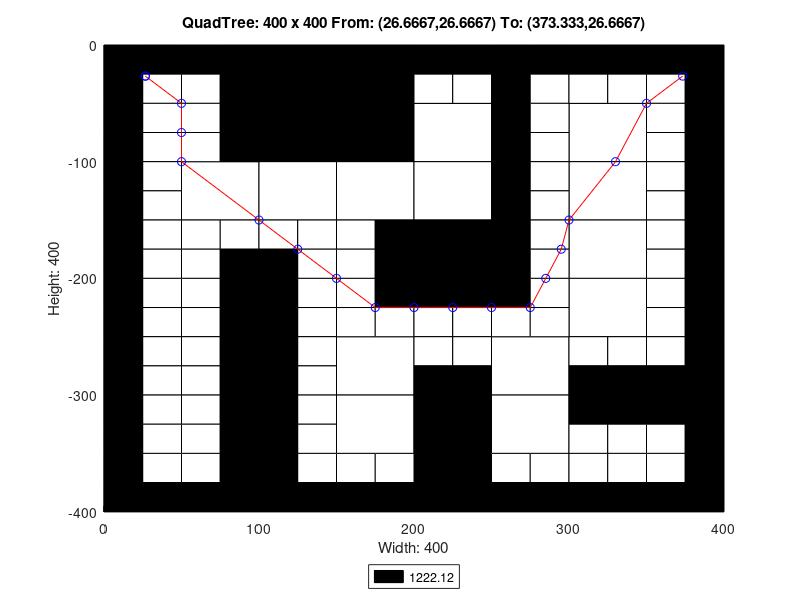

The MATLAB source for this figure:
axis([0 400 -400 0]);
title('QuadTree: 400 x 400 From: (26.6667,26.6667) To: (373.333,26.6667)');
xlabel('Width: 400');
ylabel('Height: 400');
rectangle('Position',[100 -100 100 100], 'FaceColor',[0 0 0]);
rectangle('Position',[50 -150 50 50], 'FaceColor',[1 1 1]);
rectangle('Position',[100 -150 50 50], 'FaceColor',[1 1 1]);
rectangle('Position',[150 -150 50 50], 'FaceColor',[1 1 1]);
rectangle('Position',[200 -100 50 50], 'FaceColor',[1 1 1]);
rectangle('Position',[300 -100 50 50], 'FaceColor',[1 1 1]);
rectangle('Position',[200 -150 50 50], 'FaceColor',[1 1 1]);
rectangle('Position',[200 -200 50 50], 'FaceColor',[0 0 0]);
rectangle('Position',[300 -150 50 50], 'FaceColor',[1 1 1]);
rectangle('Position',[300 -200 50 50], 'FaceColor',[1 1 1]);
rectangle('Position',[150 -300 50 50], 'FaceColor',[1 1 1]);
rectangle('Position',[150 -350 50 50], 'FaceColor',[1 1 1]);
rectangle('Position',[250 -300 50 50], 'FaceColor',[1 1 1]);
rectangle('Position',[300 -250 50 50], 'FaceColor',[1 1 1]);
rectangle('Position',[200 -350 50 50], 'FaceColor',[0 0 0]);
rectangle('Position',[250 -350 50 50], 'FaceColor',[1 1 1]);
rectangle('Position',[200 -400 50 50], 'FaceColor',[0 0 0]);
rectangle('Position',[0 -25 25 25], 'FaceColor',[0 0 0]);
rectangle('Position',[25 -25 25 25], 'FaceColor',[0 0 0]);
rectangle('Position',[0 -50 25 25], 'FaceColor',[0 0 0]);
rectangle('Position',[25 -50 25 25], 'FaceColor',[1 1 1]);
rectangle('Position',[50 -25 25 25], 'FaceColor',[0 0 0]);
rectangle('Position',[75 -25 25 25], 'FaceColor',[0 0 0]);
rectangle('Position',[50 -50 25 25], 'FaceColor',[1 1 1]);
rectangle('Position',[75 -50 25 25], 'FaceColor',[0 0 0]);
rectangle('Position',[0 -75 25 25], 'FaceColor',[0 0 0]);
rectangle('Position',[25 -75 25 25], 'FaceColor',[1 1 1]);
rectangle('Position',[0 -100 25 25], 'FaceColor',[0 0 0]);
rectangle('Position',[25 -100 25 25], 'FaceColor',[1 1 1]);
rectangle('Position',[50 -75 25 25], 'FaceColor',[1 1 1]);
rectangle('Position',[75 -75 25 25], 'FaceColor',[0 0 0]);
rectangle('Position',[50 -100 25 25], 'FaceColor',[1 1 1]);
rectangle('Position',[75 -100 25 25], 'FaceColor',[0 0 0]);
rectangle('Position',[0 -125 25 25], 'FaceColor',[0 0 0]);
rectangle('Position',[25 -125 25 25], 'FaceColor',[1 1 1]);
rectangle('Position',[0 -150 25 25], 'FaceColor',[0 0 0]);
rectangle('Position',[25 -150 25 25], 'FaceColor',[1 1 1]);
rectangle('Position',[0 -175 25 25], 'FaceColor',[0 0 0]);
rectangle('Position',[25 -175 25 25], 'FaceColor',[1 1 1]);
rectangle('Position',[0 -200 25 25], 'FaceColor',[0 0 0]);
rectangle('Position',[25 -200 25 25], 'FaceColor',[1 1 1]);
rectangle('Position',[50 -175 25 25], 'FaceColor',[1 1 1]);
rectangle('Position',[75 -175 25 25], 'FaceColor',[1 1 1]);
rectangle('Position',[50 -200 25 25], 'FaceColor',[1 1 1]);
rectangle('Position',[75 -200 25 25], 'FaceColor',[0 0 0]);
rectangle('Position',[100 -175 25 25], 'FaceColor',[1 1 1]);
rectangle('Position',[125 -175 25 25], 'FaceColor',[1 1 1]);
rectangle('Position',[100 -200 25 25], 'FaceColor',[0 0 0]);
rectangle('Position',[125 -200 25 25], 'FaceColor',[1 1 1]);
rectangle('Position',[150 -175 25 25], 'FaceColor',[1 1 1]);
rectangle('Position',[175 -175 25 25], 'FaceColor',[0 0 0]);
rectangle('Position',[150 -200 25 25], 'FaceColor',[1 1 1]);
rectangle('Position',[175 -200 25 25], 'FaceColor',[0 0 0]);
rectangle('Position',[200 -25 25 25], 'FaceColor',[0 0 0]);
rectangle('Position',[225 -25 25 25], 'FaceColor',[0 0 0]);
rectangle('Position',[200 -50 25 25], 'FaceColor',[1 1 1]);
rectangle('Position',[225 -50 25 25], 'FaceColor',[1 1 1]);
rectangle('Position',[250 -25 25 25], 'FaceColor',[0 0 0]);
rectangle('Position',[275 -25 25 25], 'FaceColor',[0 0 0]);
rectangle('Position',[250 -50 25 25], 'FaceColor',[0 0 0]);
rectangle('Position',[275 -50 25 25], 'FaceColor',[1 1 1]);
rectangle('Position',[250 -75 25 25], 'FaceColor',[0 0 0]);
rectangle('Position',[275 -75 25 25], 'FaceColor',[1 1 1]);
rectangle('Position',[250 -100 25 25], 'FaceColor',[0 0 0]);
rectangle('Position',[275 -100 25 25], 'FaceColor',[1 1 1]);
rectangle('Position',[300 -25 25 25], 'FaceColor',[0 0 0]);
rectangle('Position',[325 -25 25 25], 'FaceColor',[0 0 0]);
rectangle('Position',[300 -50 25 25], 'FaceColor',[1 1 1]);
rectangle('Position',[325 -50 25 25], 'FaceColor',[1 1 1]);
rectangle('Position',[350 -25 25 25], 'FaceColor',[0 0 0]);
rectangle('Position',[375 -25 25 25], 'FaceColor',[0 0 0]);
rectangle('Position',[350 -50 25 25], 'FaceColor',[1 1 1]);
rectangle('Position',[375 -50 25 25], 'FaceColor',[0 0 0]);
rectangle('Position',[350 -75 25 25], 'FaceColor',[1 1 1]);
rectangle('Position',[375 -75 25 25], 'FaceColor',[0 0 0]);
rectangle('Position',[350 -100 25 25], 'FaceColor',[1 1 1]);
rectangle('Position',[375 -100 25 25], 'FaceColor',[0 0 0]);
rectangle('Position',[250 -125 25 25], 'FaceColor',[0 0 0]);
rectangle('Position',[275 -125 25 25], 'FaceColor',[1 1 1]);
rectangle('Position',[250 -150 25 25], 'FaceColor',[0 0 0]);
rectangle('Position',[275 -150 25 25], 'FaceColor',[1 1 1]);
rectangle('Position',[250 -175 25 25], 'FaceColor',[0 0 0]);
rectangle('Position',[275 -175 25 25], 'FaceColor',[1 1 1]);
rectangle('Position',[250 -200 25 25], 'FaceColor',[0 0 0]);
rectangle('Position',[275 -200 25 25], 'FaceColor',[1 1 1]);
rectangle('Position',[350 -125 25 25], 'FaceColor',[1 1 1]);
rectangle('Position',[375 -125 25 25], 'FaceColor',[0 0 0]);
rectangle('Position',[350 -150 25 25], 'FaceColor',[1 1 1]);
rectangle('Position',[375 -150 25 25], 'FaceColor',[0 0 0]);
rectangle('Position',[350 -175 25 25], 'FaceColor',[1 1 1]);
rectangle('Position',[375 -175 25 25], 'FaceColor',[0 0 0]);
rectangle('Position',[350 -200 25 25], 'FaceColor',[1 1 1]);
rectangle('Position',[375 -200 25 25], 'FaceColor',[0 0 0]);
rectangle('Position',[0 -225 25 25], 'FaceColor',[0 0 0]);
rectangle('Position',[25 -225 25 25], 'FaceColor',[1 1 1]);
rectangle('Position',[0 -250 25 25], 'FaceColor',[0 0 0]);
rectangle('Position',[25 -250 25 25], 'FaceColor',[1 1 1]);
rectangle('Position',[50 -225 25 25], 'FaceColor',[1 1 1]);
rectangle('Position',[75 -225 25 25], 'FaceColor',[0 0 0]);
rectangle('Position',[50 -250 25 25], 'FaceColor',[1 1 1]);
rectangle('Position',[75 -250 25 25], 'FaceColor',[0 0 0]);
rectangle('Position',[0 -275 25 25], 'FaceColor',[0 0 0]);
rectangle('Position',[25 -275 25 25], 'FaceColor',[1 1 1]);
rectangle('Position',[0 -300 25 25], 'FaceColor',[0 0 0]);
rectangle('Position',[25 -300 25 25], 'FaceColor',[1 1 1]);
rectangle('Position',[50 -275 25 25], 'FaceColor',[1 1 1]);
rectangle('Position',[75 -275 25 25], 'FaceColor',[0 0 0]);
rectangle('Position',[50 -300 25 25], 'FaceColor',[1 1 1]);
rectangle('Position',[75 -300 25 25], 'FaceColor',[0 0 0]);
rectangle('Position',[100 -225 25 25], 'FaceColor',[0 0 0]);
rectangle('Position',[125 -225 25 25], 'FaceColor',[1 1 1]);
rectangle('Position',[100 -250 25 25], 'FaceColor',[0 0 0]);
rectangle('Position',[125 -250 25 25], 'FaceColor',[1 1 1]);
rectangle('Position',[150 -225 25 25], 'FaceColor',[1 1 1]);
rectangle('Position',[175 -225 25 25], 'FaceColor',[0 0 0]);
rectangle('Position',[150 -250 25 25], 'FaceColor',[1 1 1]);
rectangle('Position',[175 -250 25 25], 'FaceColor',[1 1 1]);
rectangle('Position',[100 -275 25 25], 'FaceColor',[0 0 0]);
rectangle('Position',[125 -275 25 25], 'FaceColor',[1 1 1]);
rectangle('Position',[100 -300 25 25], 'FaceColor',[0 0 0]);
rectangle('Position',[125 -300 25 25], 'FaceColor',[1 1 1]);
rectangle('Position',[0 -325 25 25], 'FaceColor',[0 0 0]);
rectangle('Position',[25 -325 25 25], 'FaceColor',[1 1 1]);
rectangle('Position',[0 -350 25 25], 'FaceColor',[0 0 0]);
rectangle('Position',[25 -350 25 25], 'FaceColor',[1 1 1]);
rectangle('Position',[50 -325 25 25], 'FaceColor',[1 1 1]);
rectangle('Position',[75 -325 25 25], 'FaceColor',[0 0 0]);
rectangle('Position',[50 -350 25 25], 'FaceColor',[1 1 1]);
rectangle('Position',[75 -350 25 25], 'FaceColor',[0 0 0]);
rectangle('Position',[0 -375 25 25], 'FaceColor',[0 0 0]);
rectangle('Position',[25 -375 25 25], 'FaceColor',[1 1 1]);
rectangle('Position',[0 -400 25 25], 'FaceColor',[0 0 0]);
rectangle('Position',[25 -400 25 25], 'FaceColor',[0 0 0]);
rectangle('Position',[50 -375 25 25], 'FaceColor',[1 1 1]);
rectangle('Position',[75 -375 25 25], 'FaceColor',[0 0 0]);
rectangle('Position',[50 -400 25 25], 'FaceColor',[0 0 0]);
rectangle('Position',[75 -400 25 25], 'FaceColor',[0 0 0]);
rectangle('Position',[100 -325 25 25], 'FaceColor',[0 0 0]);
rectangle('Position',[125 -325 25 25], 'FaceColor',[1 1 1]);
rectangle('Position',[100 -350 25 25], 'FaceColor',[0 0 0]);
rectangle('Position',[125 -350 25 25], 'FaceColor',[1 1 1]);
rectangle('Position',[100 -375 25 25], 'FaceColor',[0 0 0]);
rectangle('Position',[125 -375 25 25], 'FaceColor',[1 1 1]);
rectangle('Position',[100 -400 25 25], 'FaceColor',[0 0 0]);
rectangle('Position',[125 -400 25 25], 'FaceColor',[0 0 0]);
rectangle('Position',[150 -375 25 25], 'FaceColor',[1 1 1]);
rectangle('Position',[175 -375 25 25], 'FaceColor',[1 1 1]);
rectangle('Position',[150 -400 25 25], 'FaceColor',[0 0 0]);
rectangle('Position',[175 -400 25 25], 'FaceColor',[0 0 0]);
rectangle('Position',[200 -225 25 25], 'FaceColor',[0 0 0]);
rectangle('Position',[225 -225 25 25], 'FaceColor',[0 0 0]);
rectangle('Position',[200 -250 25 25], 'FaceColor',[1 1 1]);
rectangle('Position',[225 -250 25 25], 'FaceColor',[1 1 1]);
rectangle('Position',[250 -225 25 25], 'FaceColor',[0 0 0]);
rectangle('Position',[275 -225 25 25], 'FaceColor',[1 1 1]);
rectangle('Position',[250 -250 25 25], 'FaceColor',[1 1 1]);
rectangle('Position',[275 -250 25 25], 'FaceColor',[1 1 1]);
rectangle('Position',[200 -275 25 25], 'FaceColor',[1 1 1]);
rectangle('Position',[225 -275 25 25], 'FaceColor',[1 1 1]);
rectangle('Position',[200 -300 25 25], 'FaceColor',[0 0 0]);
rectangle('Position',[225 -300 25 25], 'FaceColor',[0 0 0]);
rectangle('Position',[350 -225 25 25], 'FaceColor',[1 1 1]);
rectangle('Position',[375 -225 25 25], 'FaceColor',[0 0 0]);
rectangle('Position',[350 -250 25 25], 'FaceColor',[1 1 1]);
rectangle('Position',[375 -250 25 25], 'FaceColor',[0 0 0]);
rectangle('Position',[300 -275 25 25], 'FaceColor',[1 1 1]);
rectangle('Position',[325 -275 25 25], 'FaceColor',[1 1 1]);
rectangle('Position',[300 -300 25 25], 'FaceColor',[0 0 0]);
rectangle('Position',[325 -300 25 25], 'FaceColor',[0 0 0]);
rectangle('Position',[350 -275 25 25], 'FaceColor',[1 1 1]);
rectangle('Position',[375 -275 25 25], 'FaceColor',[0 0 0]);
rectangle('Position',[350 -300 25 25], 'FaceColor',[0 0 0]);
rectangle('Position',[375 -300 25 25], 'FaceColor',[0 0 0]);
rectangle('Position',[250 -375 25 25], 'FaceColor',[1 1 1]);
rectangle('Position',[275 -375 25 25], 'FaceColor',[1 1 1]);
rectangle('Position',[250 -400 25 25], 'FaceColor',[0 0 0]);
rectangle('Position',[275 -400 25 25], 'FaceColor',[0 0 0]);
rectangle('Position',[300 -325 25 25], 'FaceColor',[0 0 0]);
rectangle('Position',[325 -325 25 25], 'FaceColor',[0 0 0]);
rectangle('Position',[300 -350 25 25], 'FaceColor',[1 1 1]);
rectangle('Position',[325 -350 25 25], 'FaceColor',[1 1 1]);
rectangle('Position',[350 -325 25 25], 'FaceColor',[0 0 0]);
rectangle('Position',[375 -325 25 25], 'FaceColor',[0 0 0]);
rectangle('Position',[350 -350 25 25], 'FaceColor',[1 1 1]);
rectangle('Position',[375 -350 25 25], 'FaceColor',[0 0 0]);
rectangle('Position',[300 -375 25 25], 'FaceColor',[1 1 1]);
rectangle('Position',[325 -375 25 25], 'FaceColor',[1 1 1]);
rectangle('Position',[300 -400 25 25], 'FaceColor',[0 0 0]);
rectangle('Position',[325 -400 25 25], 'FaceColor',[0 0 0]);
rectangle('Position',[350 -375 25 25], 'FaceColor',[1 1 1]);
rectangle('Position',[375 -375 25 25], 'FaceColor',[0 0 0]);
rectangle('Position',[350 -400 25 25], 'FaceColor',[0 0 0]);
rectangle('Position',[375 -400 25 25], 'FaceColor',[0 0 0]);
X=[373.333,350,330,300,295,285,275,250,225,200,175,150,125,100,50,50,50,26.6667,26.6667];
Y=[-26.6667,-50,-100,-150,-175,-200,-225,-225,-225,-225,-225,-200,-175,-150,-100,-75,-50,-26.6667,-26.6667];
hold on;
plot(X,Y,'r');
plot(X,Y,'bo');
legend('1222.12','Location','southoutside');
